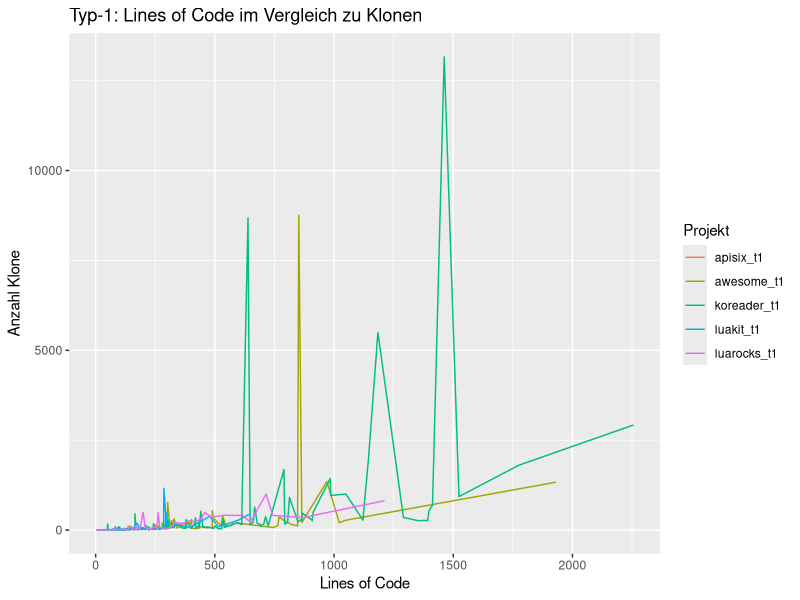
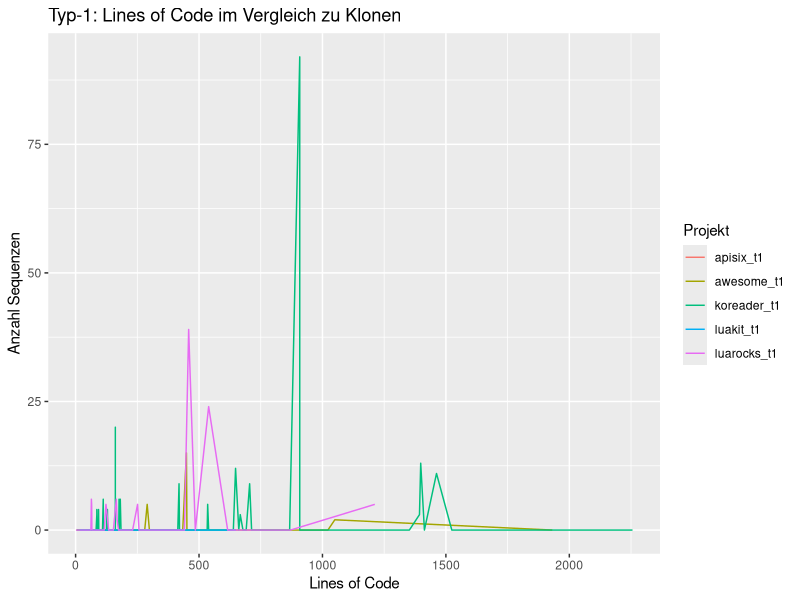
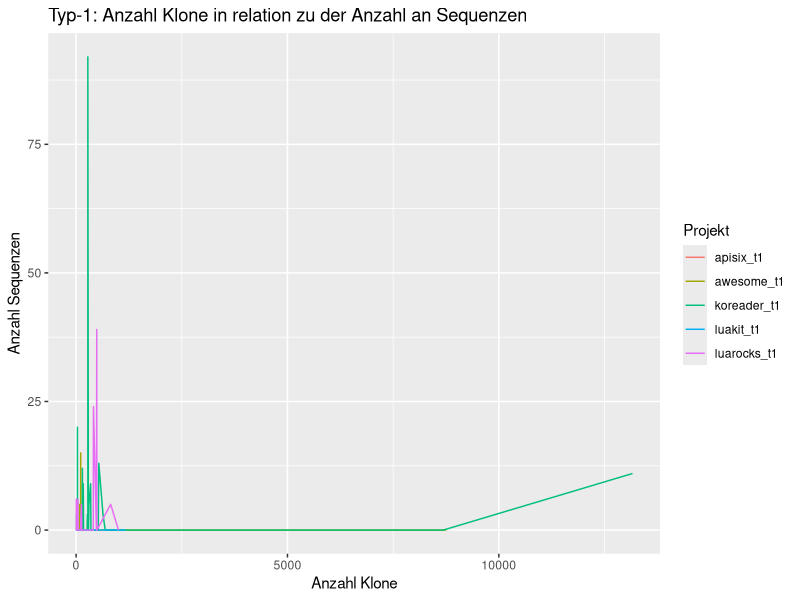

Write R code to recreate these figures, in order.
library(ggplot2)
luarocks <- read.csv(file = 'luarocks_t1.csv')
koreader <- read.csv(file = 'koreader_t1.csv')
awesome <- read.csv(file = 'awesome_t1.csv')
luakit <- read.csv(file = 'luakit_t1.csv')
apisix <- read.csv(file = 'apisix_t1.csv')
projectfile <- rbind(koreader, luarocks)
projectfile <- rbind(projectfile, awesome)
projectfile <- rbind(projectfile, luakit)
projectfile <- rbind(projectfile, apisix)
head(projectfile)

plot_clones_loc <- ggplot(projectfile, aes(x = loc, y = nclones, fill=project)) + 
    geom_line(aes(color=project)) +
    ggtitle("Typ-1: Lines of Code im Vergleich zu Klonen") + 
    labs(x = "Lines of Code", y = "Anzahl Klone")
plot_clones_loc$labels$colour <- "Projekt"
ggsave(plot_clones_loc, file="plot_clones_loc_t1.pdf", dpi=600)


plot_seq_loc <- ggplot(projectfile, aes(x = loc, y = nsequences, fill=project)) + 
    geom_line(aes(color=project)) +
    ggtitle("Typ-1: Lines of Code im Vergleich zu Klonen") + 
    labs(x = "Lines of Code", y = "Anzahl Sequenzen")
plot_seq_loc$labels$colour <- "Projekt"
ggsave(plot_seq_loc, file="plot_seq_loc_t1.pdf", dpi=600)


plot_seq_clone <- ggplot(projectfile, aes(x = nclones, y = nsequences, fill=project)) + 
    geom_line(aes(color=project)) +
    ggtitle("Typ-1: Anzahl Klone in relation zu der Anzahl an Sequenzen") + 
    labs(x = "Anzahl Klone", y = "Anzahl Sequenzen")
plot_seq_clone$labels$colour <- "Projekt"
ggsave(plot_seq_clone, file="plot_seq_clone_t1.pdf", dpi=600)
